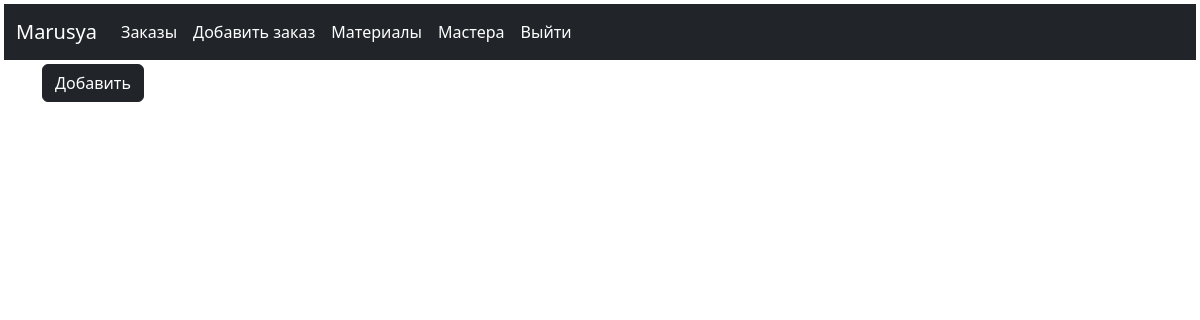
The page /masters/ (signed in) on the database as committed earlier.
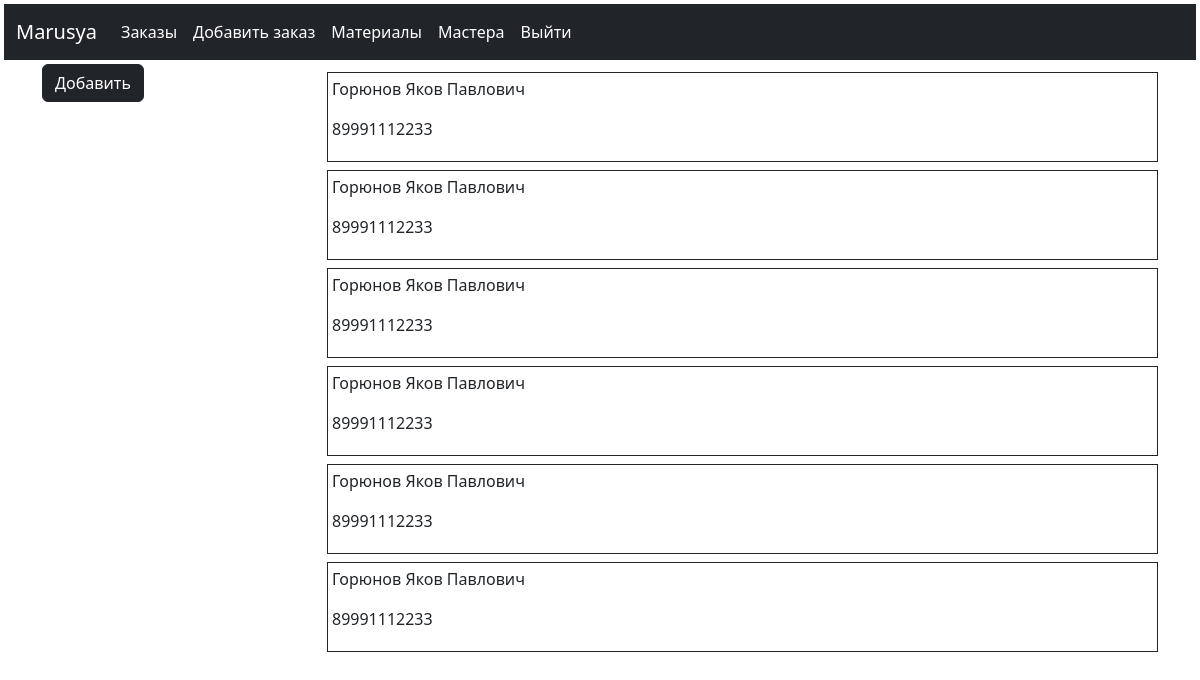
The same page on the database as committed later.
### masters/models.py (models this page shows, shortened)
class Master(models.Model):
    first_name = models.CharField(max_length=255)
    second_name = models.CharField(max_length=255)
    third_name = models.CharField(max_length=255, default='')
    phone_number = models.CharField(max_length=12)
    position = models.ForeignKey(Position, on_delete=models.SET_NULL, null=True)
    stage = models.ForeignKey(Stage, on_delete=models.SET_NULL, null=True)
    def get_name(self):
        return f"{self.second_name} {self.first_name} {self.third_name}"

### masters/views.py (the view)
# urls.py: path('masters/', include('masters.urls')),
@login_required(login_url='/login', redirect_field_name='')
def masters(request):
    context = {'masters': Master.objects.all()}
    return render(request, 'masters.html', context)

### templates/masters.html (shortened to what this page needs)
{% extends "base_storage.html" %}
{% block storage %}
    {% for master in masters %}
        <div class="border border-dark mt-2 p-1">
            <p>{{ master.get_name }}</p>
            <p>{{ master.phone_number }}</p>
        </div>
    {% endfor %}
{% endblock %}
{% block filters %}
    <form action="{% url 'add_master' %}" method="post">
        <button type="submit" class="btn btn-dark">Добавить</button>
    </form>
{% endblock %}

### templates/base_storage.html
{% extends "base.html" %}
{% block content %}
        <div class="row">
            <div class="col-lg-3">
                {% block filters %}
                {% endblock %}
            </div>
            <div class="col-lg">
                {% block storage %}
                {% endblock %}
            </div>
        </div>
{% endblock %}

### templates/base.html (shortened to what this page needs)
<!DOCTYPE html>
{% load static %}
<html lang="en">
    {% include "includes/base_head.html" %}
<body>
    {% if user.is_authenticated %}
        {% include "includes/base_navbar.html" %}
        <div class="container">
            {% block content %}
            {% endblock %}
        </div>
    {% endif %}
</body>
</html>

### templates/includes/base_head.html (shortened to what this page needs)
{% load static %}
<head>
    <link rel="stylesheet" href="{% static 'css/style.css' %}">
    <link href="https://cdn.jsdelivr.net/npm/bootstrap@5.2.1/dist/css/bootstrap.min.css" rel="stylesheet">
</head>

### templates/includes/base_navbar.html (shortened to what this page needs)
<nav class="navbar navbar-expand-lg navbar-dark bg-dark m-1">
    <div class="container-fluid">
        <a class="navbar-brand" href="/">Marusya</a>
        <div class="collapse navbar-collapse" id="navbarNav">
            <ul class="navbar-nav">
                <li class="nav-item">
                    <a class="nav-link active" aria-current="page" href="/">Заказы</a>
                </li>
                <li class="nav-item">
                    <a class="nav-link active" href="/add-order">Добавить заказ</a>
                </li>
                <li class="nav-item">
                    <a class="nav-link active" href="/materials">Материалы</a>
                </li>
                <li class="nav-item">
                    <a class="nav-link active" href="/masters">Мастера</a>
                </li>
                <li class="nav-item">
                    <a class="nav-link active" href="/logout">Выйти</a>
                </li>
            </ul>
        </div>
    </div>
</nav>

Rows that differ between the two databases and show on the page:
added Master: get_name "Горюнов Яков Павлович", phone_number "89991112233"
added Master: get_name "Горюнов Яков Павлович", phone_number "89991112233"
added Master: get_name "Горюнов Яков Павлович", phone_number "89991112233"
added Master: get_name "Горюнов Яков Павлович", phone_number "89991112233"
added Master: get_name "Горюнов Яков Павлович", phone_number "89991112233"
added Master: get_name "Горюнов Яков Павлович", phone_number "89991112233"
